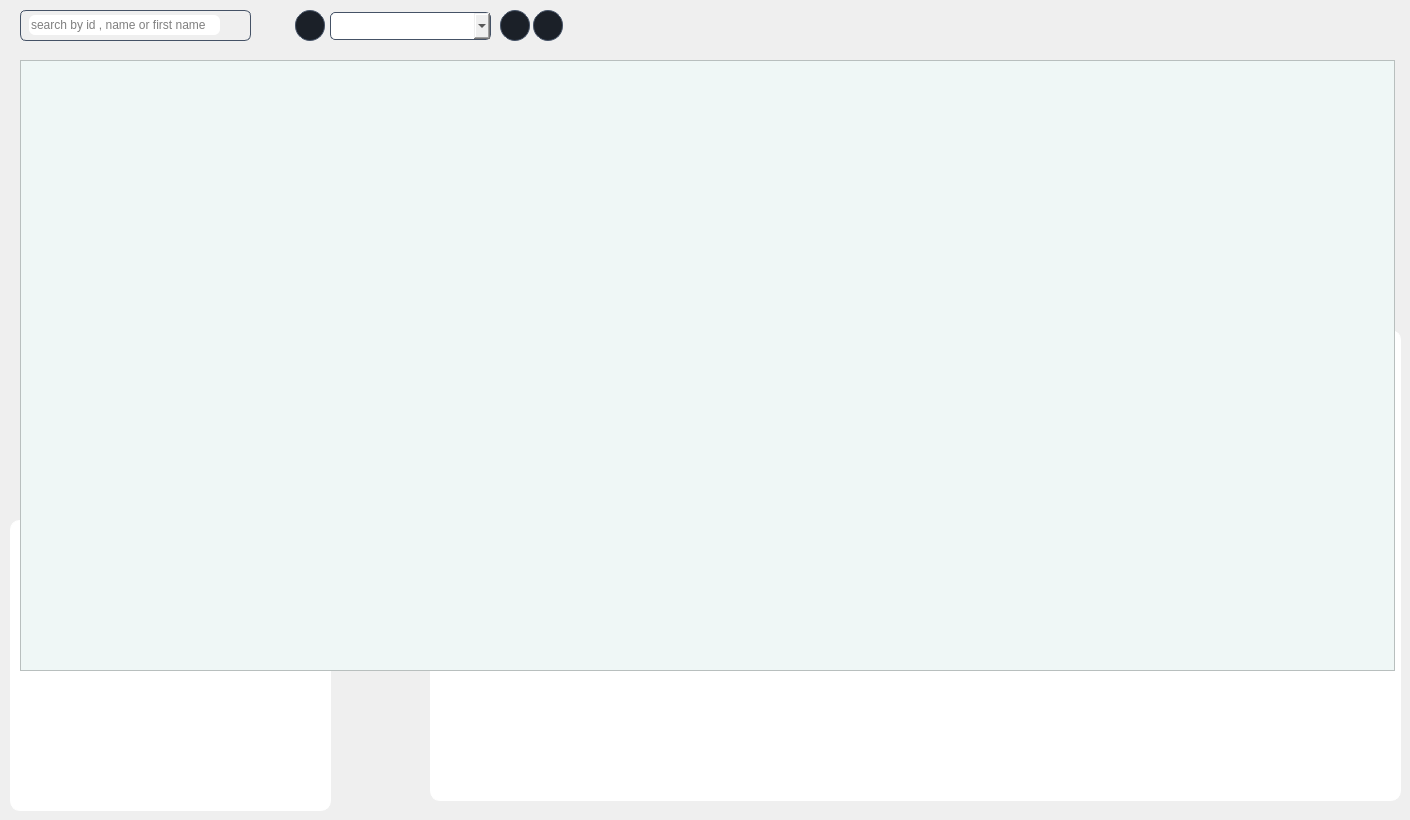
      <widget class="QWidget" name="list">
       <property name="styleSheet">
        <string notr="true">#list QPushButton:hover {
    background-color: white ; 
}</string>
       </property>
       <widget class="QTableView" name="clients_table">
        <property name="geometry">
         <rect>
          <x>20</x>
          <y>60</y>
          <width>1375</width>
          <height>611</height>
         </rect>
        </property>
        <property name="minimumSize">
         <size>
          <width>0</width>
          <height>0</height>
         </size>
        </property>
        <property name="styleSheet">
         <string notr="true">QTableView {
	background-color : #eff7f6 ; 
    color: black;
    font: 12px;
}
QHeaderView::section {
    background-color: #1B2028;
    color: white;
    height: 30px;
    font: 15px;
}
QHeaderView::section:first {
    border-top-left-radius: 5px;
}
QHeaderView::section:last {
    border-top-right-radius: 5px;
}
QScrollBar:vertical {
    background: #dee2e6;
}
 QScrollBar::handle:vertical {
    background: #dee2e6;
 }
QScrollBar:horizontal {
    background: #dee2e6;
}
 QScrollBar::handle:horizontal {
    background: #dee2e6;
 }
</string>
        </property>
        <property name="verticalScrollBarPolicy">
         <enum>Qt::ScrollBarAlwaysOff</enum>
        </property>
        <property name="horizontalScrollBarPolicy">
         <enum>Qt::ScrollBarAlwaysOff</enum>
        </property>
        <property name="sizeAdjustPolicy">
         <enum>QAbstractScrollArea::AdjustToContents</enum>
        </property>
        <property name="showGrid">
         <bool>false</bool>
        </property>
        <property name="gridStyle">
         <enum>Qt::NoPen</enum>
        </property>
        <property name="sortingEnabled">
         <bool>false</bool>
        </property>
        <property name="wordWrap">
         <bool>false</bool>
        </property>
        <property name="cornerButtonEnabled">
         <bool>false</bool>
        </property>
        <attribute name="horizontalHeaderCascadingSectionResizes">
         <bool>false</bool>
        </attribute>
        <attribute name="horizontalHeaderMinimumSectionSize">
         <number>196</number>
        </attribute>
        <attribute name="horizontalHeaderDefaultSectionSize">
         <number>196</number>
        </attribute>
        <attribute name="horizontalHeaderHighlightSections">
         <bool>false</bool>
        </attribute>
        <attribute name="horizontalHeaderShowSortIndicator" stdset="0">
         <bool>false</bool>
        </attribute>
        <attribute name="horizontalHeaderStretchLastSection">
         <bool>false</bool>
        </attribute>
        <attribute name="verticalHeaderVisible">
         <bool>false</bool>
        </attribute>
        <attribute name="verticalHeaderCascadingSectionResizes">
         <bool>false</bool>
        </attribute>
        <attribute name="verticalHeaderMinimumSectionSize">
         <number>40</number>
        </attribute>
        <attribute name="verticalHeaderDefaultSectionSize">
         <number>40</number>
        </attribute>
        <attribute name="verticalHeaderHighlightSections">
         <bool>false</bool>
        </attribute>
        <attribute name="verticalHeaderShowSortIndicator" stdset="0">
         <bool>false</bool>
        </attribute>
        <attribute name="verticalHeaderStretchLastSection">
         <bool>false</bool>
        </attribute>
       </widget>
       <widget class="QGroupBox" name="groupBox_2">
        <property name="geometry">
         <rect>
          <x>20</x>
          <y>10</y>
          <width>231</width>
          <height>31</height>
         </rect>
        </property>
        <property name="styleSheet">
         <string notr="true">border : 1px solid #455266 ; 
border-radius : 6px ;</string>
        </property>
        <property name="title">
         <string/>
        </property>
        <widget class="QLineEdit" name="all_search_in">
         <property name="geometry">
          <rect>
           <x>9</x>
           <y>5</y>
           <width>191</width>
           <height>20</height>
          </rect>
         </property>
         <property name="styleSheet">
          <string notr="true">border : none ; 
background-color : white ; 
color : black ;  </string>
         </property>
         <property name="echoMode">
          <enum>QLineEdit::Normal</enum>
         </property>
         <property name="placeholderText">
          <string>search by id , name or first name </string>
         </property>
        </widget>
        <widget class="QPushButton" name="pushButton">
         <property name="geometry">
          <rect>
           <x>194</x>
           <y>4</y>
           <width>30</width>
           <height>23</height>
          </rect>
         </property>
         <property name="styleSheet">
          <string notr="true">border : none ; </string>
         </property>
         <property name="text">
          <string/>
         </property>
         <property name="icon">
          <iconset>
           <normaloff>../assets/icons/search.svg</normaloff>../assets/icons/search.svg</iconset>
         </property>
        </widget>
       </widget>
       <widget class="QPushButton" name="updateButton">
        <property name="geometry">
         <rect>
          <x>500</x>
          <y>10</y>
          <width>30</width>
          <height>31</height>
         </rect>
        </property>
        <property name="styleSheet">
         <string notr="true">#updateButton{
background-color : #1B2028;
border : 1px solid #455266 ; 
border-radius : 15px ;
} 
#updateButton:hover{
background-color : #2c9cf6 ;
border : 1px solid #2c9cf6 ; 
}</string>
        </property>
        <property name="text">
         <string/>
        </property>
        <property name="icon">
         <iconset>
          <normaloff>../assets/icons/edit.svg</normaloff>../assets/icons/edit.svg</iconset>
        </property>
       </widget>
       <widget class="QPushButton" name="addButton">
        <property name="geometry">
         <rect>
          <x>295</x>
          <y>10</y>
          <width>30</width>
          <height>31</height>
         </rect>
        </property>
        <property name="styleSheet">
         <string notr="true">#addButton{
background-color : #1B2028;
border : 1px solid #455266 ; 
border-radius : 15px ;
} 
#addButton:hover{
background-color : #2c9cf6 ;
border : 1px solid #2c9cf6 ; 
}</string>
        </property>
        <property name="text">
         <string/>
        </property>
        <property name="icon">
         <iconset>
          <normaloff>../assets/icons/plus-circle.svg</normaloff>../assets/icons/plus-circle.svg</iconset>
        </property>
       </widget>
       <widget class="QFrame" name="gender_stats_2">
        <property name="geometry">
         <rect>
          <x>10</x>
          <y>520</y>
          <width>321</width>
          <height>291</height>
         </rect>
        </property>
        <property name="contextMenuPolicy">
         <enum>Qt::NoContextMenu</enum>
        </property>
        <property name="layoutDirection">
         <enum>Qt::LeftToRight</enum>
        </property>
        <property name="styleSheet">
         <string notr="true">background-color : white ; 
border : 1px solid white ; 
border-radius: 10px;
padding-left : 30px;</string>
        </property>
        <property name="frameShape">
         <enum>QFrame::NoFrame</enum>
        </property>
        <property name="frameShadow">
         <enum>QFrame::Plain</enum>
        </property>
        <layout class="QHBoxLayout" name="horizontalLayout_2">
         <property name="spacing">
          <number>0</number>
         </property>
         <property name="sizeConstraint">
          <enum>QLayout::SetDefaultConstraint</enum>
         </property>
         <property name="leftMargin">
          <number>0</number>
         </property>
         <property name="topMargin">
          <number>0</number>
         </property>
         <property name="rightMargin">
          <number>0</number>
         </property>
         <property name="bottomMargin">
          <number>0</number>
         </property>
        </layout>
       </widget>
       <widget class="QFrame" name="gender_stats">
        <property name="geometry">
         <rect>
          <x>430</x>
          <y>330</y>
          <width>971</width>
          <height>471</height>
         </rect>
        </property>
        <property name="styleSheet">
         <string notr="true">background-color : white ; 
border : 1px solid white ; 
border-radius: 10px;</string>
        </property>
        <layout class="QHBoxLayout" name="horizontalLayout"/>
       </widget>
       <widget class="QPushButton" name="deleteButton">
        <property name="geometry">
         <rect>
          <x>533</x>
          <y>10</y>
          <width>30</width>
          <height>31</height>
         </rect>
        </property>
        <property name="styleSheet">
         <string notr="true">#deleteButton{
background-color : #1B2028;
border : 1px solid #455266 ; 
border-radius : 15px ;
} 
#deleteButton:hover{
background-color : #2c9cf6 ;
border : 1px solid #2c9cf6 ; 
}</string>
        </property>
        <property name="text">
         <string/>
        </property>
        <property name="icon">
         <iconset>
          <normaloff>../assets/icons/x-square.svg</normaloff>../assets/icons/x-square.svg</iconset>
        </property>
       </widget>
       <widget class="QComboBox" name="up_del_cin_in">
        <property name="geometry">
         <rect>
          <x>330</x>
          <y>12</y>
          <width>161</width>
          <height>28</height>
         </rect>
        </property>
        <property name="styleSheet">
         <string notr="true">color : black ; 
border : 1px solid #455266 ; 
border-radius : 5px ; 
padding : 5px; </string>
        </property>
       </widget>
       <zorder>gender_stats</zorder>
       <zorder>gender_stats_2</zorder>
       <zorder>clients_table</zorder>
       <zorder>groupBox_2</zorder>
       <zorder>updateButton</zorder>
       <zorder>addButton</zorder>
       <zorder>deleteButton</zorder>
       <zorder>up_del_cin_in</zorder>
      </widget>
